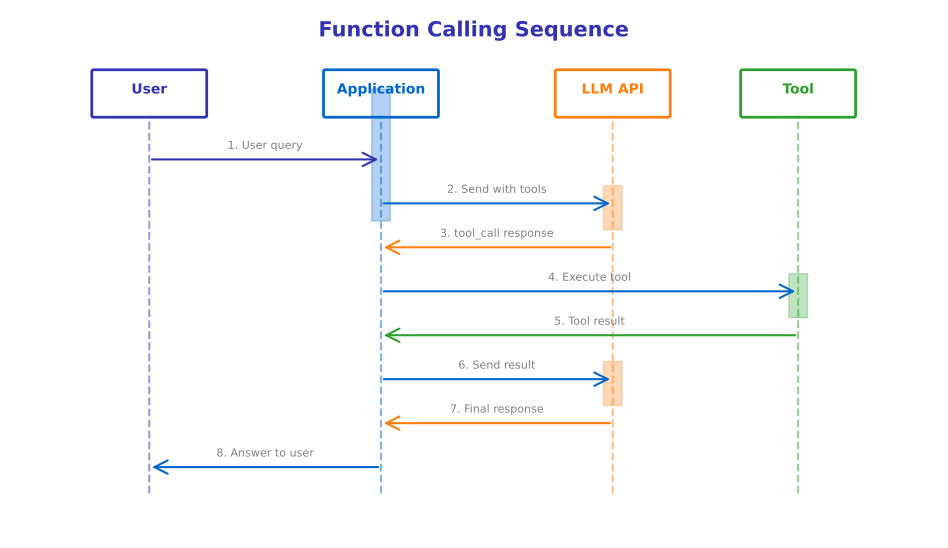

This chart was generated by the following Python code:
"""
Tool Calling Sequence Diagram
Week 3 - Tool Use and Function Calling
Visualizes the flow of a function calling interaction
"""

from pathlib import Path

import matplotlib.patches as mpatches
import matplotlib.pyplot as plt
import numpy as np
from matplotlib.patches import FancyBboxPatch, Rectangle

plt.rcParams.update(
    {
        "font.size": 24,
        "axes.labelsize": 24,
        "axes.titlesize": 26,
        "xtick.labelsize": 22,
        "ytick.labelsize": 22,
        "legend.fontsize": 22,
        "figure.figsize": (10, 6),
        "figure.dpi": 150,
        "font.family": "sans-serif",
    }
)

MLPURPLE = "#3333B2"
MLBLUE = "#0066CC"
MLORANGE = "#FF7F0E"
MLGREEN = "#2CA02C"
MLGRAY = "#7F7F7F"

fig, ax = plt.subplots(figsize=(10, 6))
ax.set_xlim(0, 10)
ax.set_ylim(0, 6)
ax.axis("off")

ax.text(
    5, 5.7, "Function Calling Sequence", fontsize=15, fontweight="bold", ha="center", color=MLPURPLE
)

# Lifelines
lifelines = [
    ("User", 1.5, MLPURPLE),
    ("Application", 4.0, MLBLUE),
    ("LLM API", 6.5, MLORANGE),
    ("Tool", 8.5, MLGREEN),
]

for name, x, color in lifelines:
    # Header box
    box = FancyBboxPatch(
        (x - 0.6, 4.8),
        1.2,
        0.5,
        boxstyle="round,pad=0.02",
        facecolor="white",
        edgecolor=color,
        linewidth=2,
    )
    ax.add_patch(box)
    ax.text(x, 5.05, name, fontsize=10, ha="center", fontweight="bold", color=color)
    # Lifeline
    ax.plot([x, x], [0.5, 4.8], color=color, linestyle="--", linewidth=1.5, alpha=0.5)

# Messages (arrows)
messages = [
    (1.5, 4.0, 4.3, "1. User query", MLPURPLE),
    (4.0, 6.5, 3.8, "2. Send with tools", MLBLUE),
    (6.5, 4.0, 3.3, "3. tool_call response", MLORANGE),
    (4.0, 8.5, 2.8, "4. Execute tool", MLBLUE),
    (8.5, 4.0, 2.3, "5. Tool result", MLGREEN),
    (4.0, 6.5, 1.8, "6. Send result", MLBLUE),
    (6.5, 4.0, 1.3, "7. Final response", MLORANGE),
    (4.0, 1.5, 0.8, "8. Answer to user", MLBLUE),
]

for x1, x2, y, label, color in messages:
    ax.annotate(
        "", xy=(x2, y), xytext=(x1, y), arrowprops=dict(arrowstyle="->", color=color, lw=1.5)
    )
    mid_x = (x1 + x2) / 2
    offset = 0.15 if x2 > x1 else -0.15
    ax.text(mid_x, y + 0.12, label, fontsize=8, ha="center", color=MLGRAY)

# Activation boxes
activations = [
    (4.0, 3.6, 1.5, MLBLUE),  # App processing
    (6.5, 3.5, 0.5, MLORANGE),  # LLM first call
    (8.5, 2.5, 0.5, MLGREEN),  # Tool execution
    (6.5, 1.5, 0.5, MLORANGE),  # LLM second call
]

for x, y, h, color in activations:
    rect = Rectangle((x - 0.1, y), 0.2, h, facecolor=color, alpha=0.3, edgecolor=color)
    ax.add_patch(rect)

plt.tight_layout()
plt.savefig(
    Path(__file__).parent / "tool_calling_sequence.pdf",
    dpi=300,
    bbox_inches="tight",
    facecolor="white",
    edgecolor="none",
)
plt.close()
print(f"Chart saved to {Path(__file__).parent / 'tool_calling_sequence.pdf'}")
